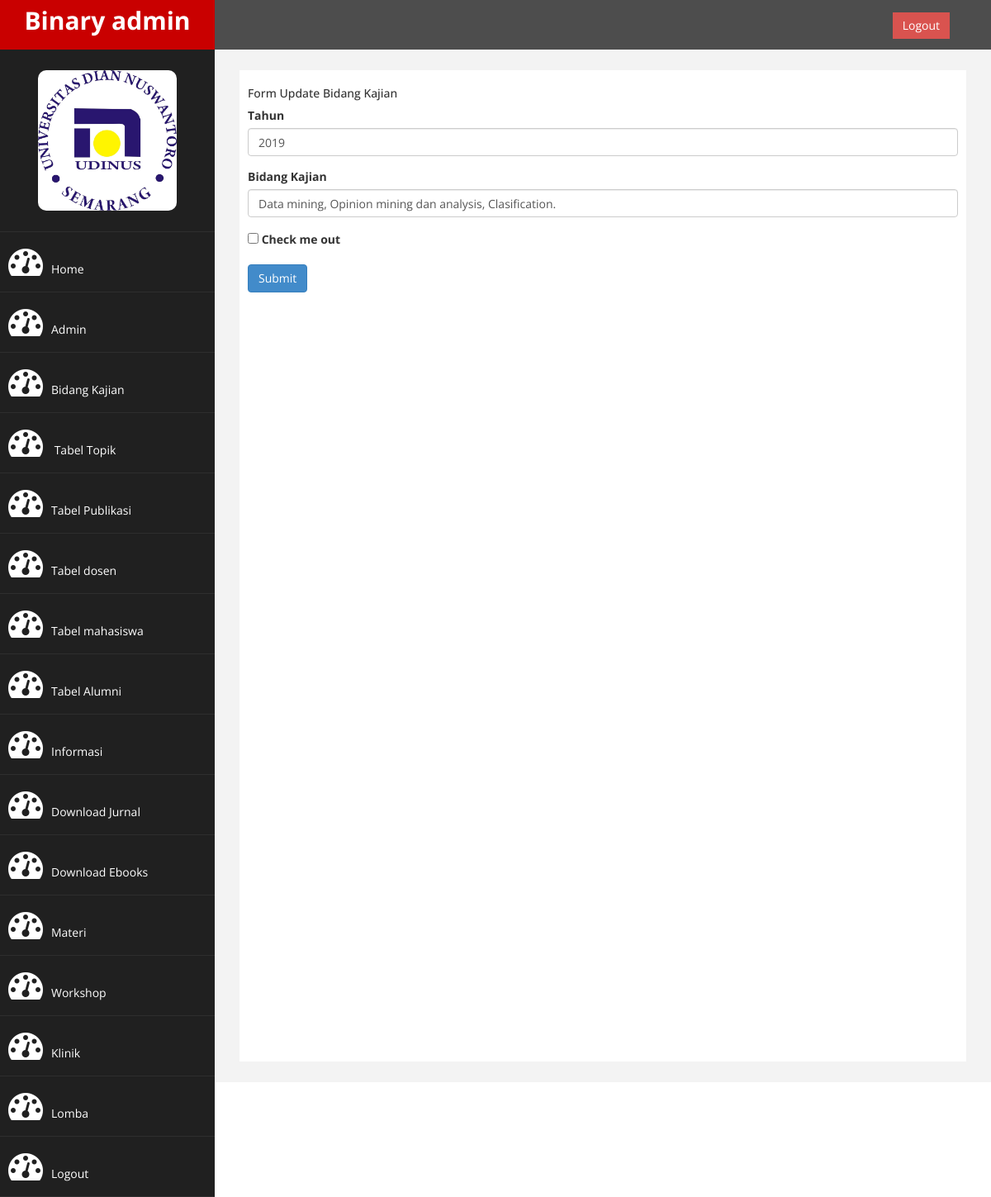
Screenshot of /admin/form-update-bidang_kajian.php?id=1 (signed in) with the database file from the repository.
### tables this page shows
CREATE TABLE IF NOT EXISTS `bidang_kajian` (
`id` int(10) NOT NULL,
  `tahun` varchar(10) NOT NULL,
  `bidang_kajian` varchar(500) NOT NULL
);

### admin/form-update-bidang_kajian.php (the view, shortened to what this page needs)
<?php
	include "koneksi.php";
	$id=$_GET['id'];
	$ambil = "SELECT * FROM bidang_kajian WHERE id=$id";
	$query = mysqli_query($koneksi, $ambil);
	while($pecah=mysqli_fetch_array($query)){
		if (mysqli_num_rows($query)>0) {
			$tahun=$pecah['tahun'];
      $bidang_kajian=$pecah['bidang_kajian'];
		}
	}
?>
<!DOCTYPE html>
<html xmlns="http://www.w3.org/1999/xhtml">
<head>
    <link href="assets/css/bootstrap.css" rel="stylesheet" />
    <link href="assets/css/font-awesome.css" rel="stylesheet" />
    <link href="assets/js/morris/morris-0.4.3.min.css" rel="stylesheet" />
    <link href="assets/css/custom.css" rel="stylesheet" />
</head>
<body>
    <div id="wrapper">
        <nav class="navbar navbar-default navbar-cls-top " role="navigation" style="margin-bottom: 0">
            <div class="navbar-header">
                <a class="navbar-brand" href="index.html">Binary admin</a>
            </div>
  <div style="color: white;
padding: 15px 50px 5px 50px;
float: right;
font-size: 16px;"><a href="login.php" class="btn btn-danger square-btn-adjust">Logout</a> </div>
        </nav>
                <nav class="navbar-default navbar-side" role="navigation">
            <div class="sidebar-collapse" class="dropdown">
                <ul class="nav" id="main-menu">
				<li class="text-center">
                    <img src="assets/img/Logo_udinus1.jpg" class="user-image img-responsive"/>
					</li>
                     <li>
                        <a  href="index.php"><i class="fa fa-dashboard fa-3x"></i>Home</a>
                    </li>
                    <li>
                        <a  href=index.php?halaman=admin><i class="fa fa-dashboard fa-3x"></i>Admin</a>
                    </li>
                     <li>
                        <a  href=index.php?halaman=bidang_kajian><i class="fa fa-dashboard fa-3x"></i>Bidang Kajian</a>
                    </li>
                    <li>
                        <a  href="index.php?halaman=topik"><i class="fa fa-dashboard fa-3x"></i> Tabel Topik</a>
                    </li>
                   <li>
                        <a  href="index.php?halaman=publikasi"><i class="fa fa-dashboard fa-3x"></i>Tabel Publikasi</a>
                    </li>
                    <li>
                      <a href="index.php?halaman=dosen"><i class="fa fa-dashboard fa-3x"></i>Tabel dosen</a>
                  </li>
                  <li>
                      <a href="index.php?halaman=mahasiswa"><i class="fa fa-dashboard fa-3x"></i>Tabel mahasiswa</a>
                  </li>
                  <li>
                      <a href="index.php?halaman=alumni"><i class="fa fa-dashboard fa-3x"></i>Tabel Alumni</a>
                  </li>
                    <li>
                        <a  href=index.php?halaman=berita><i class="fa fa-dashboard fa-3x"></i>Informasi</a>
                    </li>
                    <li>
                        <a  href=index.php?halaman=download><i class="fa fa-dashboard fa-3x"></i>Download Jurnal</a>
                    </li>
                     <li>
                        <a  href=index.php?halaman=ebook><i class="fa fa-dashboard fa-3x"></i>Download Ebooks</a>
                    </li>
                    <li>
                        <a  href="index.php?halaman=materi"><i class="fa fa-dashboard fa-3x"></i>Materi</a>
                    </li>
                    <li>
                        <a  href="index.php?halaman=kegiatan"><i class="fa fa-dashboard fa-3x"></i>Workshop</a>
                    </li>
                    <li>
                        <a  href="index.php?halaman=klinik"><i class="fa fa-dashboard fa-3x"></i>Klinik</a>
                    </li>
                    <li>
                        <a  href="index.php?halaman=lomba"><i class="fa fa-dashboard fa-3x"></i>Lomba</a>
                    </li>
                    <li>
                        <a  href="logout.php"><i class="fa fa-dashboard fa-3x"></i>Logout</a>
                    </li>
                </ul>
            </div>
        </nav>
        <div id="page-wrapper" >
            <div id="page-inner">
				<h5>Form Update Bidang Kajian</h5>
				<form action="proses-update-bidang_kajian.php" method="post">
					  <div class="form-group">
					    <label for="exampleInputEmail1">Tahun</label>
					    <input type="text" class="form-control" name="judul" value="<?php echo $tahun ?>" aria-describedby="emailHelp" placeholder="Tahun" >
					  </div>
					  <div class="form-group">
					    <label for="exampleInputPassword1">Bidang Kajian</label>
					    <input type="text" class="form-control" class="text-center" name="bidang_kajian" value="<?php echo $bidang_kajian ?>" placeholder="Bidang Kajian">
					  </div>
					  <div class="form-group form-check">
					    <input type="checkbox" class="form-check-input" id="exampleCheck1">
					    <label class="form-check-label" for="exampleCheck1">Check me out</label>
					  </div>
					  <button type="submit" class="btn btn-primary">Submit</button>
				</form>
            </div>
        </div>
</body>
</html>

### admin/assets/css/custom.css (style rules this page uses)
body { font-family: 'Open Sans', sans-serif; }
#wrapper { width: 100%; background:#202020; }
#page-wrapper { padding: 15px 15px; min-height: 600px; background:#F3F3F3; }
#page-inner { width:100%; margin:10px 20px 10px 0px; background-color:#fff!important; padding:10px; min-height:1200px; }
.text-center { text-align:center; }
.square-btn-adjust { border: 0px solid transparent; -webkit-border-radius: 0px; -moz-border-radius: 0px; border-radius: 0px; }
.user-image { margin: 25px auto; -webkit-border-radius: 10px; -moz-border-radius: 10px; border-radius: 10px; max-height:170px; max-width:170px; }
.navbar-cls-top .navbar-brand { color: #fff; background: #C90000; width: 260px; text-align: center; height: 60px; font-size: 30px; font-weight: 700; }
.sidebar-collapse , .sidebar-collapse .nav { background:none; }
.sidebar-collapse .nav { padding:0; }
.sidebar-collapse .nav > li > a { color:#fff; background:#202020; text-shadow:none; }
.sidebar-collapse > .nav > li > a { padding:15px 10px; }
.sidebar-collapse > .nav > li { border-bottom: 1px solid rgba(107, 108, 109, 0.19); }
.navbar-side { border:none; background-color: #202020; }
.navbar-cls-top { background:#4D4D4D; border-bottom:none; }
.navbar-default { border:0px solid black; }
.navbar-header { background: #A70303; }
.nav > li > a > i { margin-right:10px; }
@media (min-width:768px) { #page-wrapper { margin: 0 0 0 260px; padding: 15px 30px; min-height: 1200px; } }
@media (min-width:768px) { .navbar-side { z-index: 1; position: absolute; width: 260px; } }
@media (min-width:768px) { .navbar { border-radius: 0px; } }

### rows the page displays
bidang_kajian: judul "2019", bidang_kajian "Data mining, Opinion mining dan analysis, Clasification."
